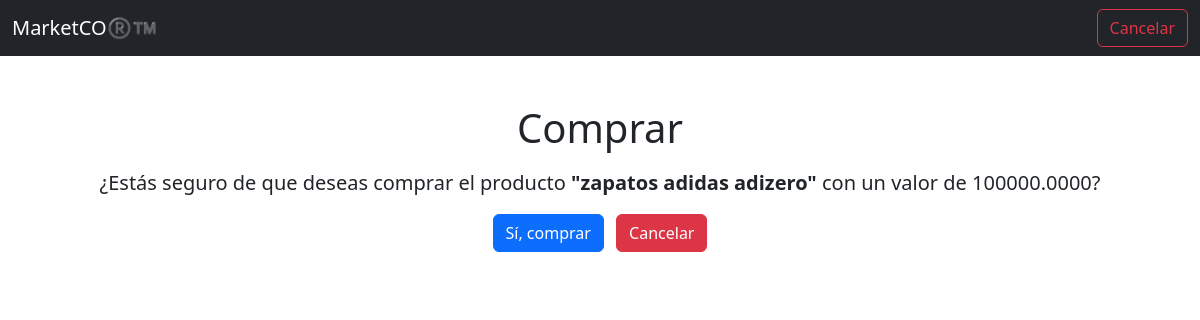
Page /dashboard/cliente/pago/1/ on the earlier database version.
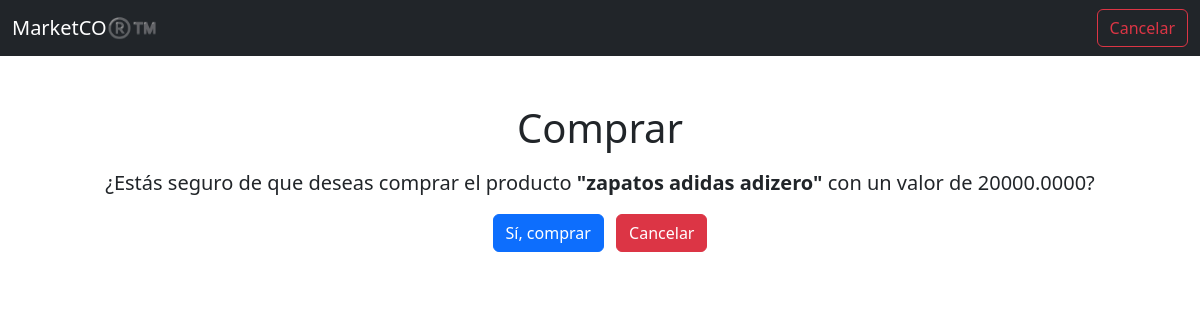
Same page on the later database version.
### dashboard/models.py (models this page shows, shortened)
class Producto(models.Model):
    vendedor=models.ForeignKey(User,on_delete=models.CASCADE)  # Relación con el vendedor
    nombre=models.CharField(max_length=255) # Nombre del producto
    descripcion=models.TextField(blank=True,null=True)
    precio=models.DecimalField(max_digits=20,decimal_places=4)  # Precio del producto
    stock=models.PositiveIntegerField() # Cantidad en inventario
    fecha_publicacion=models.DateTimeField(auto_now_add=True) # Fecha de publicación
    imagen_url=models.URLField(max_length=1024, blank=True, null=True)

### dashboard/views.py (the view)
# urls.py: path('cliente/pago/<int:producto_id>/',pasarela_pago,name='pasarela_pago'),
def pasarela_pago(request,producto_id):
    producto=get_object_or_404(Producto,id=producto_id)
    producto.stock-=1
    producto.save()
    context={'producto':producto}
    return render(request,'cliente/pasarela_pago.html',context)

### dashboard/templates/cliente/pasarela_pago.html (shortened to what this page needs)
<!DOCTYPE html>
<html>
    <head>
        <link href="https://cdn.jsdelivr.net/npm/bootstrap@5.3.3/dist/css/bootstrap.min.css" rel="stylesheet">
    </head>
    <body>
        <nav class="navbar navbar-expand-lg navbar-dark bg-dark">
            <div class="container-fluid">
                <a class="navbar-brand" href="#">MarketCO®️™️</a>
                <button class="btn btn-outline-danger" onclick="alert('Regresando al Dashboard')">Cancelar</button>
            </div>
        </nav>
        <div class="container mt-5">
            <div class="text-center">
                <h1>Comprar</h1>
                <p class="mt-3 fs-5">¿Estás seguro de que deseas comprar el producto <strong>"{{ producto.nombre }}"</strong> con un valor de {{producto.precio}}?</p>
                <a  href="{% url 'cliente_dashboard' %}" class="btn btn-primary me-2" onclick="alert('Producto comprado con éxito')">Sí, comprar</a>
                <a  href="{% url 'abortar_comprar' producto.id %}" class="btn btn-danger" onclick="alert('Regresando al Dashboard')">Cancelar</a>
            </div>
        </div>
    </body>
</html>

Differences in the rows shown:
changed Producto "zapatos adidas adizero": precio "100000.0000" → "20000.0000"
